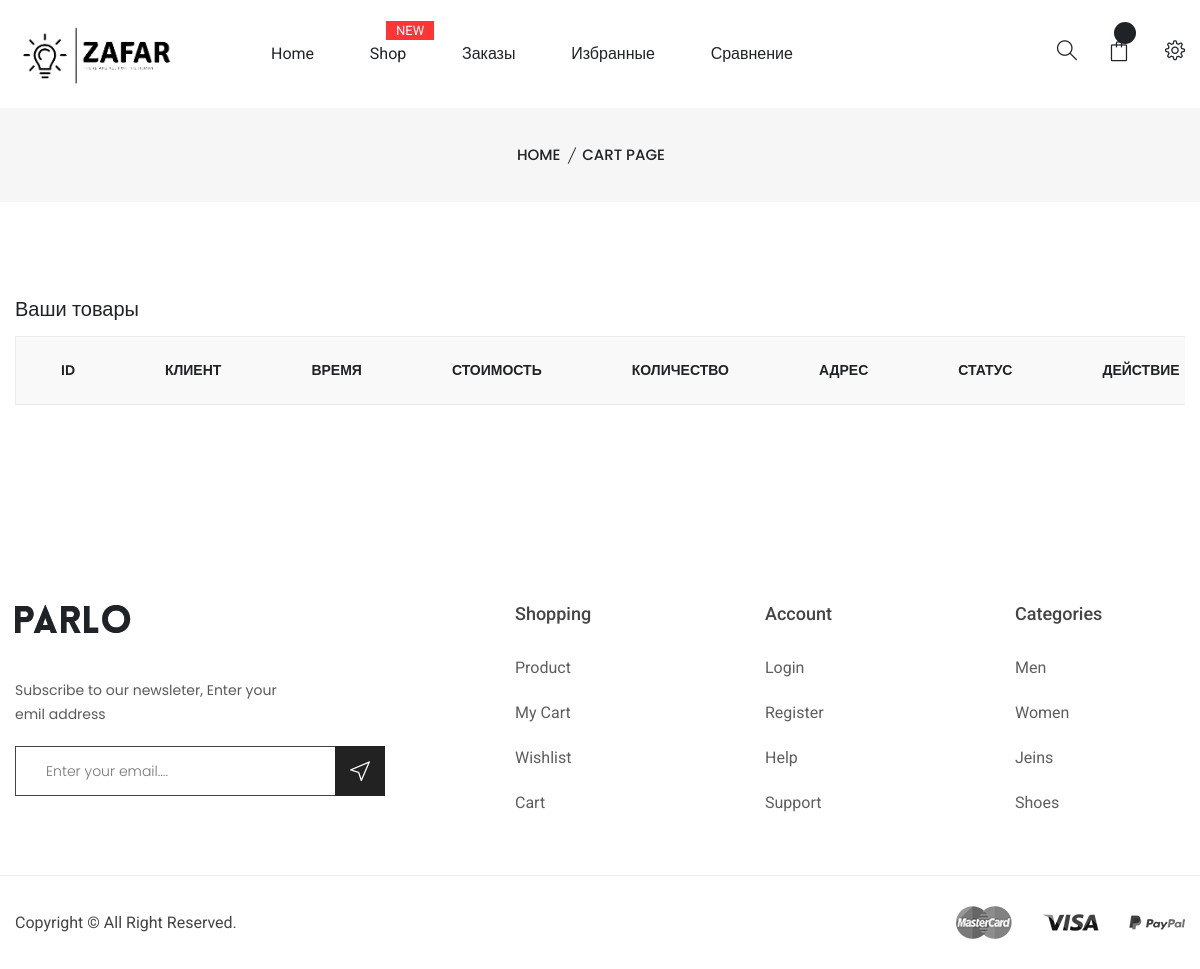
The page /orders/ (signed in) on the database as committed earlier.
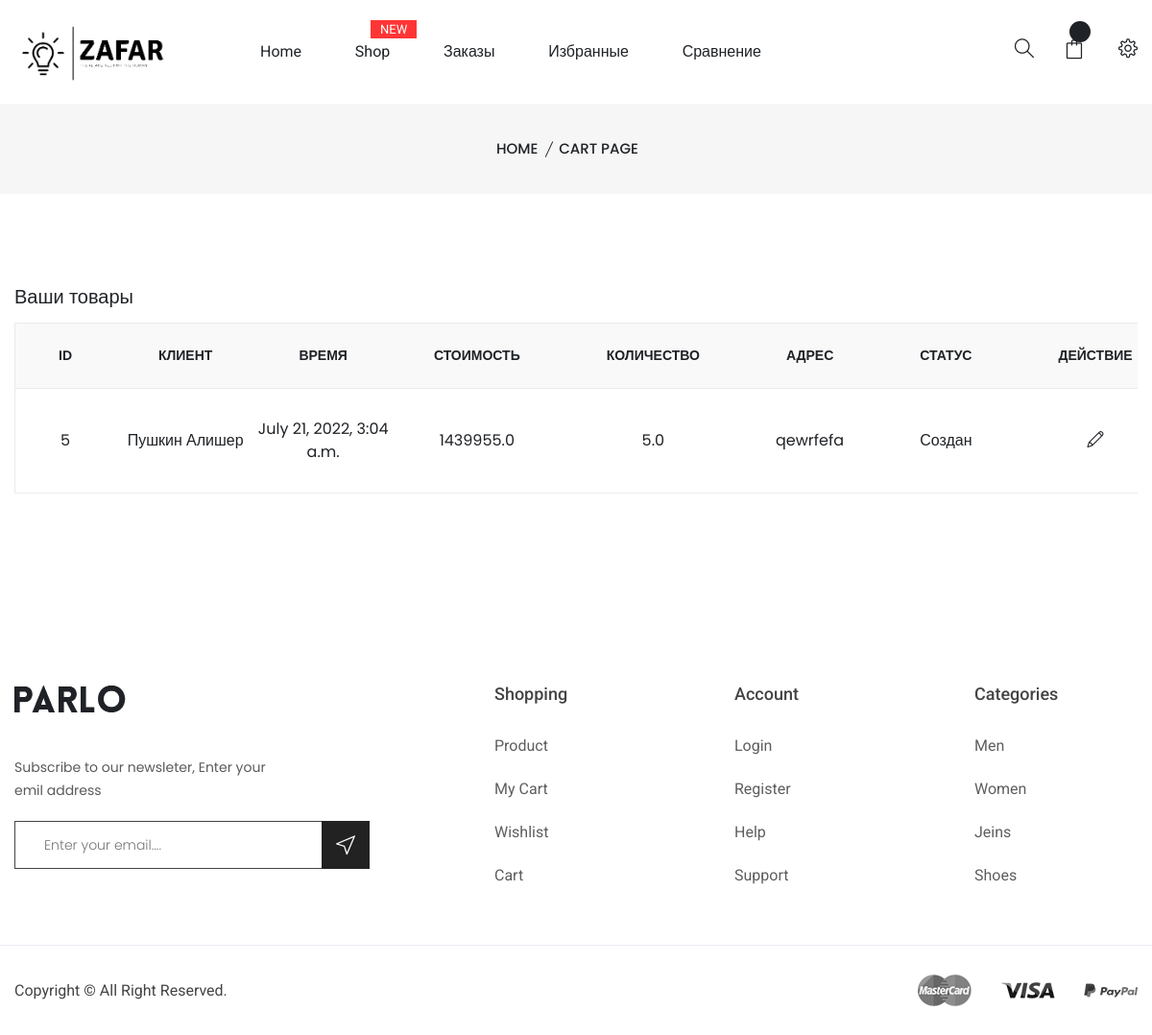
The same page on the database as committed later.
### main/models.py (models this page shows, shortened)
class Cart(models.Model):
    title = models.CharField(max_length=200, blank=True)
    email = models.CharField(max_length=200, blank=True)
    last_name = models.CharField(max_length=200, blank=True)
    first_name = models.CharField(max_length=200, blank=True)
    zip_code = models.CharField(max_length=200, blank=True)
    country = models.CharField(max_length=200, blank=True)
    city = models.CharField(max_length=200, blank=True)
    person = models.CharField(max_length=200, blank=True)
    phone = models.CharField(max_length=200, blank=True)
    address = models.CharField(max_length=200, blank=True)
    is_accepted = models.BooleanField(default=False)
    is_payed = models.BooleanField(default=False)
    status = models.IntegerField(default=0) #0 - created, -1 - declained, 1 - confirmed
    session_id = models.CharField(max_length=200, blank=True)
    amount = models.FloatField(default=0)
    discount = models.FloatField(default=0)
    orig_price = models.FloatField(default=0)
    price = models.FloatField(default=0)
    created_at = models.DateTimeField(default=datetime.now())

### main/views.py (the view)
# urls.py: path('orders/', ordersHandler),
def ordersHandler(request):
    categories = Category.objects.all()
    new_cart = None
    cart_items = []
    confirmed_orders = []
    if request.user.is_authenticated:
        confirmed_orders = Cart.objects.filter(status__gte=1)
    return render(request, 'orders.html', {'categories': categories,
                                            'cart_items': [],
                                            'confirmed_orders': confirmed_orders,
                                            })

### templates/orders.html (shortened to what this page needs)
{% extends 'base.html' %}
{% block content %}
    <div class="breadcrumb-area pt-35 pb-35 bg-gray">
        <div class="container">
            <div class="breadcrumb-content text-center">
                <ul>
                    <li>
                        <a href="/">Home</a>
                    </li>
                    <li class="active">Cart page </li>
                </ul>
            </div>
        </div>
    </div>
    <div class="cart-main-area pt-95 pb-100">
        <div class="container">
            <h3 class="cart-page-title">Ваши товары</h3>
            <div class="row">
                <div class="col-lg-12 col-md-12 col-sm-12 col-12">
                        <div class="table-content table-responsive cart-table-content">
                            <table>
                                <thead>
                                    <tr>
                                        <th>ID</th>
                                        <th>Клиент</th>
                                        <th>Время</th>
                                        <th>Стоимость</th>
                                        <th>Количество</th>
                                        <th>Адрес</th>
                                        <th>Статус</th>
                                        <th>Действие</th>
                                    </tr>
                                </thead>
                                <tbody>
                                    {% for order in confirmed_orders %}
                                        <tr>
                                            <td> {{ order.id }} </td>
                                            <td class="product-thumbnail">
                                                {{ order.last_name }} {{ order.first_name }}
                                            </td>
                                            <td class="product-name">
                                                {{ order.created_at }}
                                            </td>
                                            <td class="product-price-cart"><span class="amount"> {{ order.price }} </span></td>
                                            <td class="product-quantity">
                                                {{ order.amount }}
                                            </td>
                                            <td class="product-subtotal"> {{ order.address }} </td>
                                            <td class="product-subtotal">
                                                {% if order.status == 1 %}
                                                    Создан
                                                {% endif %}
                                            </td>
                                            <td class="product-remove">
                                                <a href="/orders/{{ order.id }}"><i class="sli sli-pencil"></i></a>
                                           </td>
                                        </tr>
                                    {% endfor %}
                                </tbody>
                            </table>
                        </div>
                </div>
            </div>
        </div>
    </div>
{% endblock %}

### templates/base.html (shortened to what this page needs)
<!doctype html>
<html class="no-js" lang="zxx">
<head>
    <link rel="stylesheet" href="/static/css/bootstrap.min.css">
    <link rel="stylesheet" href="/static/css/icons.min.css">
    <link rel="stylesheet" href="/static/css/plugins.css">
    <link rel="stylesheet" href="/static/css/style.css">
</head>
<body>
<div class="wrapper">
    <header class="header-area sticky-bar">
        <div class="main-header-wrap">
            <div class="container">
                <div class="row">
                    <div class="col-xl-2 col-lg-2">
                        <div class="logo pt-40">
                            <a href="/">
                                <img src="/media/zafar.png" alt="" style="margin-top: -23px; width: 100%">
                            </a>
                        </div>
                    </div>
                    <div class="col-xl-7 col-lg-7 ">
                        <div class="main-menu">
                            <nav>
                                <ul>
                                    <li class="angle-shape"><a href="/"> Home </a></li>
                                    <li class="angle-shape"><a href="#"> Shop <span>new</span> </a>
                                    </li>
                                    {% if user.is_authenticated %}
                                        <li><a href="/orders/"> Заказы </a></li>
                                    {% endif %}
                                    <li><a href="/wish/"> Избранные </a></li>
                                    <li><a href="/compare/"> Сравнение </a></li>
                                </ul>
                            </nav>
                        </div>
                    </div>
                    <div class="col-xl-3 col-lg-3">
                        <div class="header-right-wrap pt-40">
                            <div class="header-search">
                                <a class="search-active" href="#"><i class="sli sli-magnifier"></i></a>
                            </div>
                            <div class="cart-wrap">
                                <button class="icon-cart-active">
                                    <span class="icon-cart">
                                        <i class="sli sli-bag"></i>
                                        <span class="count-style"> {{ new_cart.amount }} </span>
                                    </span>
                                </button>
                            </div>
                            <div class="setting-wrap">
                                <button class="setting-active">
                                    <i class="sli sli-settings"></i>
                                </button>
                            </div>
                        </div>
                    </div>
                </div>
            </div>
        </div>
    </header>
    {% block content %}
    {% endblock %}
    <footer class="footer-area pt-100">
        <div class="container">
            <div class="footer-top-2 pb-20">
                <div class="row">
                    <div class="col-lg-4 col-md-4 col-sm-12 col-12">
                        <div class="footer-widget mb-40">
                            <a href="#"><img alt="" src="/static/img/logo/logo.png"></a>
                            <div class="subscribe-style mt-45">
                                <p>Subscribe to our newsleter, Enter your emil address</p>
                                <div id="mc_embed_signup" class="subscribe-form mt-20">
                                    <form id="mc-embedded-subscribe-form" class="validate subscribe-form-style" novalidate="" target="_blank" name="mc-embedded-subscribe-form" method="post" action="http://devitems.us11.list-manage.com/subscribe/post?u=6bbb9b6f5827bd842d9640c82&amp;id=05d85f18ef">
                                        <div id="mc_embed_signup_scroll" class="mc-form">
                                            <input class="email" type="email" required="" placeholder="Enter your email...." name="EMAIL" value="">
                                            <div class="clear">
                                                <input id="mc-embedded-subscribe" class="button" type="submit" name="subscribe" value="">
                                            </div>
                                        </div>
                                    </form>
                                </div>
                            </div>
                        </div>
                    </div>
                    <div class="col-lg-3 col-md-3 col-sm-4 col-6">
                        <div class="footer-widget mb-40 pl-100">
                            <div class="footer-title">
                                <h3>Shopping</h3>
                            </div>
                            <div class="footer-list">
                                <ul>
                                    <li><a href="shop.html">Product</a></li>
                                    <li><a href="cart-page.html">My Cart</a></li>
                                    <li><a href="wishlist.html">Wishlist</a></li>
                                    <li><a href="cart-page.html">Cart</a></li>
                                </ul>
                            </div>
                        </div>
                    </div>
                    <div class="col-lg-3 col-md-3 col-sm-4 col-6">
                        <div class="footer-widget mb-40 pl-50">
                            <div class="footer-title">
                                <h3>Account</h3>
                            </div>
                            <div class="footer-list">
                                <ul>
                                    <li><a href="login-register.html">Login</a></li>
                                    <li><a href="login-register.html">Register</a></li>
                                    <li><a href="contact-us.html">Help</a></li>
                                    <li><a href="contact-us.html">Support</a></li>
                                </ul>
                            </div>
                        </div>
                    </div>
                    <div class="col-lg-2 col-md-2 col-sm-4 col-12">
                        <div class="footer-widget mb-40">
                            <div class="footer-title">
                                <h3>Categories</h3>
                            </div>
                            <div class="footer-list">
                                <ul>
                                    <li><a href="shop.html">Men</a></li>
                                    <li><a href="shop.html">Women</a></li>
                                    <li><a href="shop.html">Jeins</a></li>
                                    <li><a href="shop.html">Shoes</a></li>
                                </ul>
                            </div>
                        </div>
                    </div>
                </div>
            </div>
        </div>
        <div class="footer-bottom border-top-2 pt-30">
            <div class="container">
                <div class="row align-items-center">
                    <div class="col-lg-6 col-md-6 col-sm-6 col-12">
                        <div class="copyright-2 pb-30">
                            <p>Copyright ©  All Right Reserved.</p>
                        </div>
                    </div>
                    <div class="col-lg-6 col-md-6 col-sm-6 col-12">
                        <div class="payment-mathod-2 pb-30">
                            <a href="#"><img src="/static/img/icon-img/payment-2.png" alt=""></a>
                        </div>
                    </div>
                </div>
            </div>
        </div>
    </footer>
</div>
</body>
</html>

Rows that differ between the two databases and show on the page:
now on this page (row edited): Cart: id "5", last_name "Пушкин", first_name "Алишер", created_at "July 21, 2022, 3:04 a.m.", price "1439955.0", amount "5.0", address "qewrfefa", status "Создан"
